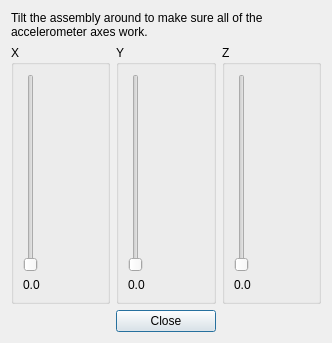
<?xml version="1.0" encoding="UTF-8"?>
<ui version="4.0">
 <class>Dialog_accelerometer</class>
 <widget class="QDialog" name="Dialog_accelerometer">
  <property name="geometry">
   <rect>
    <x>0</x>
    <y>0</y>
    <width>332</width>
    <height>343</height>
   </rect>
  </property>
  <property name="windowTitle">
   <string>Dialog</string>
  </property>
  <layout class="QGridLayout" name="gridLayout">
   <item row="1" column="0">
    <widget class="QGroupBox" name="groupBox">
     <property name="title">
      <string>X</string>
     </property>
     <layout class="QVBoxLayout" name="verticalLayout_3">
      <item>
       <widget class="QSlider" name="verticalSlider_1">
        <property name="maximum">
         <number>200</number>
        </property>
        <property name="orientation">
         <enum>Qt::Vertical</enum>
        </property>
       </widget>
      </item>
      <item>
       <widget class="QLabel" name="label_1">
        <property name="text">
         <string>0.0</string>
        </property>
       </widget>
      </item>
     </layout>
    </widget>
   </item>
   <item row="1" column="1">
    <widget class="QGroupBox" name="groupBox_2">
     <property name="title">
      <string>Y</string>
     </property>
     <layout class="QVBoxLayout" name="verticalLayout_2">
      <item>
       <widget class="QSlider" name="verticalSlider_2">
        <property name="maximum">
         <number>200</number>
        </property>
        <property name="orientation">
         <enum>Qt::Vertical</enum>
        </property>
       </widget>
      </item>
      <item>
       <widget class="QLabel" name="label_2">
        <property name="text">
         <string>0.0</string>
        </property>
       </widget>
      </item>
     </layout>
    </widget>
   </item>
   <item row="0" column="0" colspan="3">
    <widget class="QLabel" name="label_4">
     <property name="text">
      <string>Tilt the assembly around to make sure all of the accelerometer axes work.</string>
     </property>
     <property name="wordWrap">
      <bool>true</bool>
     </property>
    </widget>
   </item>
   <item row="1" column="2">
    <widget class="QGroupBox" name="groupBox_3">
     <property name="title">
      <string>Z</string>
     </property>
     <layout class="QVBoxLayout" name="verticalLayout">
      <item>
       <widget class="QSlider" name="verticalSlider_3">
        <property name="maximum">
         <number>200</number>
        </property>
        <property name="pageStep">
         <number>10</number>
        </property>
        <property name="value">
         <number>0</number>
        </property>
        <property name="orientation">
         <enum>Qt::Vertical</enum>
        </property>
       </widget>
      </item>
      <item>
       <widget class="QLabel" name="label_3">
        <property name="text">
         <string>0.0</string>
        </property>
       </widget>
      </item>
     </layout>
    </widget>
   </item>
   <item row="2" column="1">
    <widget class="QPushButton" name="pushButton">
     <property name="text">
      <string>Close</string>
     </property>
    </widget>
   </item>
  </layout>
 </widget>
 <resources/>
 <connections/>
</ui>
